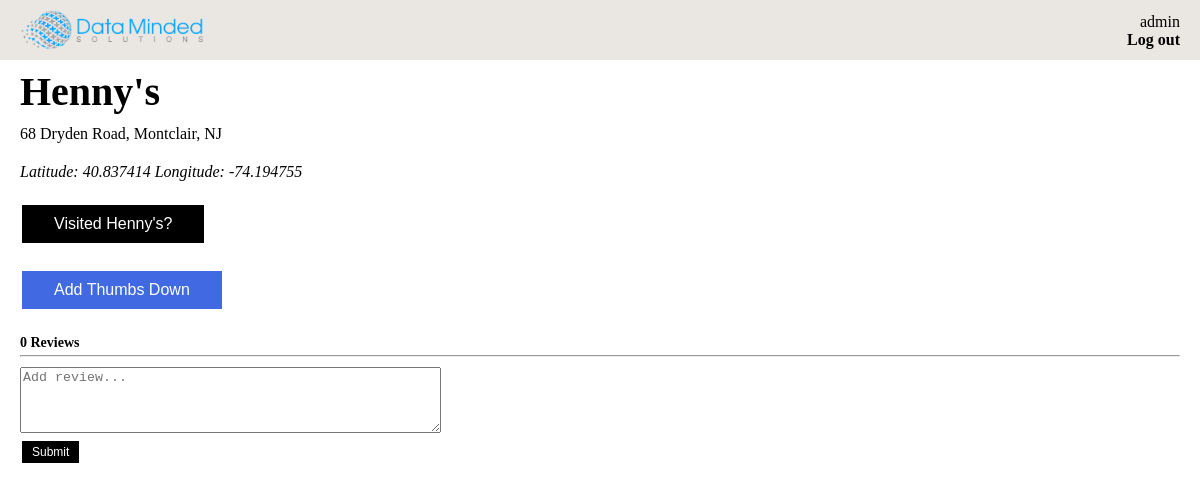
/lunch/restaurant/5/ (signed in), run on the app's committed database.
### lunch/models.py (models this page shows, shortened)
class Restaurant(models.Model):
	name = models.CharField(max_length=200)
	address = models.CharField(max_length=200)
	latitude = models.DecimalField(max_digits=9, decimal_places=6, blank=True, null=True)
	longitude = models.DecimalField(max_digits=9, decimal_places=6, blank=True, null=True)
	visited = models.BooleanField(default=0)
	thumbs_down_by_users = models.ManyToManyField(User)

### lunch/views.py (the view)
# urls.py: url(r'^restaurant/(?P<restaurant_id>[0-9]+)/$', views.restaurant, name='restaurant'),
@login_required
def restaurant(request, restaurant_id):
	restaurant = get_object_or_404(Restaurant, pk=restaurant_id)
	reviews = Review.objects.filter(restaurant__pk=restaurant_id)
	thumbs_down = restaurant.thumbs_down_by_users.all().filter(pk=request.user.pk).exists()
	return render(request, 'lunch/restaurant.html',
		{'restaurant': restaurant,
		'reviews': reviews,
		'thumbs_down': thumbs_down})

### lunch/templates/lunch/restaurant.html (shortened to what this page needs)
{% extends './lunch_base.html' %}
{% load static %}
{% block content %}
<div class="pbl">
	<div class="name_and_thumb">
		<span class="restaurant_name">{{ restaurant.name }}</span>
	</div>
	<div class="ptm pbm">{{ restaurant.address }}</div>
	{% if restaurant.latitude and restaurant.longitude %}
	<div class="lat_long ptm pbl">Latitude: {{restaurant.latitude}} Longitude: {{restaurant.longitude}}</div>
	{% endif %}
	{% if restaurant.visited == False %}
	<div class="pbl">
		<button class="button" onclick="location.href='{% url 'mark_restaurant_visited' restaurant.pk %}'">Visited {{ restaurant.name }}?</button>
	</div>
	{% endif %}
	<button class="button blue_button" onclick="location.href='{% url 'update_thumbs_down' restaurant.pk %}'">{% if thumbs_down %}Remove{% else %}Add{% endif %} Thumbs Down</button>
</div>
<span class="review_count">{{ reviews|length }} {% if reviews|length == 1 %}Review{% else %}Reviews{% endif %}</span>
<hr class="review_horizontal_rule">
<form action="{% url 'add_review' restaurant.id %}" method="post">
	<textarea name="new_review" rows="4" cols="50" placeholder="Add review..."></textarea>
	<br>
	<input type="submit" value="Submit" class="small_button">
</form>
<ul class="review_list">
</ul>
{% endblock %}

### lunch/templates/lunch/lunch_base.html (shortened to what this page needs)
{% load static %}
<!DOCTYPE html>
<html lang="en">
<head>
    <link rel="stylesheet" type="text/css" href="{% static 'lunch/css/style.css' %}" />
    <link rel="stylesheet" type="text/css" href="{% static 'lunch/css/oocss-space.css' %}" />
</head>
<body>
    <div class="header">
        <a href="{% url 'dashboard' %}"><img class="header_logo" src="{% static 'lunch/images/DMS_Logo.png' %}"></a>
        <div class="user_name">{{ user.username }}</div>
        <a class="log_out_link" href="{% url 'logout' %}">Log out</a>
    </div>
    <div class="content">
        {% block content %}{% endblock %}
    </div>
</body>
</html>

### lunch/static/lunch/css/style.css (style rules this page uses)
body { margin: 0 0 0 0; }
a { text-decoration: none; }
.header { color: black; background-color: #eae6e2; width: 100%; height: 60px; position: relative; }
.content { margin: 8px 20px 8px 20px; }
.header_logo { height: 40px; width: auto; max-width: 100%; position: absolute; top: 50%; transform: translateY(-50%); left: 20px; }
.user_name { color: black; position: absolute; right: 20px; bottom: 48%; }
.log_out_link { color: black; font-weight: bold; position: absolute; right: 20px; top: 52%; }
.review_list { padding-top: 10px; padding-left: 0px; list-style-type: none; }
.name_and_thumb { vertical-align: middle; }
.restaurant_name { font-size: 40px; font-weight: bold; }
.review_horizontal_rule { margin-top: 4px; margin-bottom: 10px; }
.review_count { color: black; font-size: 14px; font-weight: bold; }
.button { background-color: black; border: none; color: white; padding: 10px 32px; text-align: center; text-decoration: none; display: inline-block; font-size: 16px; margin: 4px 2px; cursor: pointer; }
.blue_button { background-color: #4169E1; }
.small_button { background-color: black; border: none; color: white; padding: 4px 10px; text-align: center; text-decoration: none; display: inline-block; font-size: 12px; margin: 4px 2px; cursor: pointer; }
.lat_long { font-style: italic; }

### lunch/static/lunch/css/oocss-space.css (style rules this page uses)
.ptm,.pvm,.pam { padding-top:10px !important }
.pbm,.pvm,.pam { padding-bottom:10px !important }
.pbl,.pvl,.pal { padding-bottom:20px !important }

### data on the page
Restaurant: name "Henny's", address "68 Dryden Road, Montclair, NJ", latitude "40.837414", longitude "-74.194755"

### other printed values
{{ user.username }} "admin"
{{ reviews|length }} "0"
